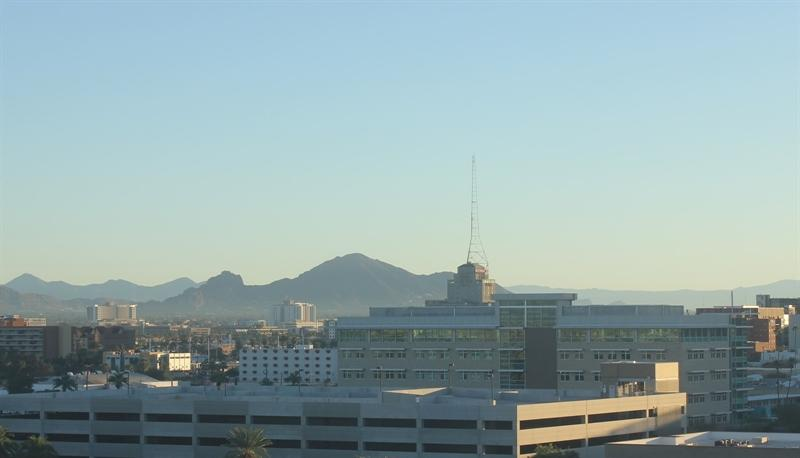
#> input picture JS11/images/training/day/20151101_142050.jpg, 800 x 458 px; its folder holds only this picture in this run
$ jupyter execute --allow-errors P5_JS11.ipynb
#> lines starting #> are read from the running program, lines starting #| are printed output that depends on the picture
| No. Presensi | Nama               | NIM        | Kelas   |
| ------------ | ------------------ | ---------- | ------- |
| 08           | Dedy Bayu Setiawan | 2341720041 | TI - 3H |

# Praktikum 5 - Klasifikasi Citra Siang dan Malam

## Langkah 0 - Import Library

[cell 1]
# Import Required Libraries
from pathlib import Path
import matplotlib.image as mpimg
import matplotlib.pyplot as plt
import cv2
import random
import numpy as np
import pandas as pd

Lakukan ekstraksi data gambar, kemudian definisikan lokasi gambar. Pada contoh ini, folder gambar berlokasi sama dengan lokasi file python.

[cell 2]
# Image directories
train_dir = "images/training/"
test_dir = "images/test/"

## Langkah 1 - Load Data dan Visualisasikan

[cell 3]
def load_dataset(img_dir):
    p = Path(img_dir)
    dirs = p.glob('*')

    img_list = []

    for dir in dirs:
        label = str(dir).split('/')[-1]
        for file in dir.glob('*.jpg'):
            img = mpimg.imread(file)

            if not img is None:
                img_list.append((img, label))

    return img_list

[cell 4]
# Load training data
train_img = load_dataset(train_dir)
#> in load_dataset, img is the input picture: shape (458, 800, 3); mean R, G, B 147.2, 168.7, 170.2
#> train_img = 2 items

Lakukan pengecekan pada salah satu data pada list. List harus berisi tuple dengan dua data, yaitu data gambar dan label dari gambar.

[cell 5]
# Check the first data
# It should be a tuple consist of arrays of image and image labels
train_img[0]

[cell 6]
# Cek ukuran gambar secara acak

# Random size checking
pick_random = np.random.randint(0, len(train_img))
#> pick_random = 0

# Check img size
print(f'Image {pick_random}')
#| Image 0
print(train_img[pick_random][0].shape)
#| (458, 800, 3)

Tampilkan gambar untuk inspeksi secara visual. Buatlah fungsi untuk membantu memvisualkan gambar

[cell 7]
# Function to Visualize
def random_img_viz(img_list):
    rand_num = np.random.randint(0, len(img_list))

    img = img_list[rand_num][0]
    label = img_list[rand_num][1]
    label_str = 'day' if label == 1 else 'night'

    plt.imshow(img)
    print(f'Shape\t: {img.shape}')
    print(f'Label\t: {label}')

[cell 8]
# Lakukan visualisasi gambar secara acak

random_img_viz(train_img)
#> in random_img_viz, `rand_num = np.random.randint(0, len(img_list))`: rand_num = 1
#> in random_img_viz, `label = img_list[rand_num][1]`: label = 'night'
#| Shape	: (372, 640, 3)
#| Label	: night

## Langkah 3 - Pra Pengolahan Data
Pada tahap ini, kita akan melakukan dua proses utama, yaitu standardisasi ukuran gambar, dan encoding label gambar.

[cell 9]
# menstandarkan ukuran gambar.

def standarized_input(image):
    # resize to w: 1100, h:600
    std_img = cv2.resize(image, (1100,600))

    return std_img

[cell 10]
# encoding label.
def label_encoder(label):
    # Encode the label
    # day as 1; night as 0
    num_val = 0

    if(label == 'day'):
        num_val = 1

    return num_val

[cell 11]
# fungsi untuk melakukan kedua hal tersebut secara sekaligus untuk semua gambar dalam list.
def preprocess(img_list):
    std_img_list = []

    for item in img_list:
        image = item[0]
        label = item[1]

        # Standarized the image
        std_img = standarized_input(image)

        # Create the label
        img_label = label_encoder(label)

        std_img_list.append((std_img, img_label))

    return std_img_list

[cell 12]
# Lakukan pra pengolahan data pada data training.

train_std_img_list = preprocess(train_img)
#> the loop in preprocess, `for item in img_list:` made 2 passes
#> (label, num_val in label_encoder, img_label) on passes 1 to 2: ('day', 1, 1), ('night', 0, 0)
#> pass 1, in standarized_input, `std_img = cv2.resize(image, (1100,600))`:
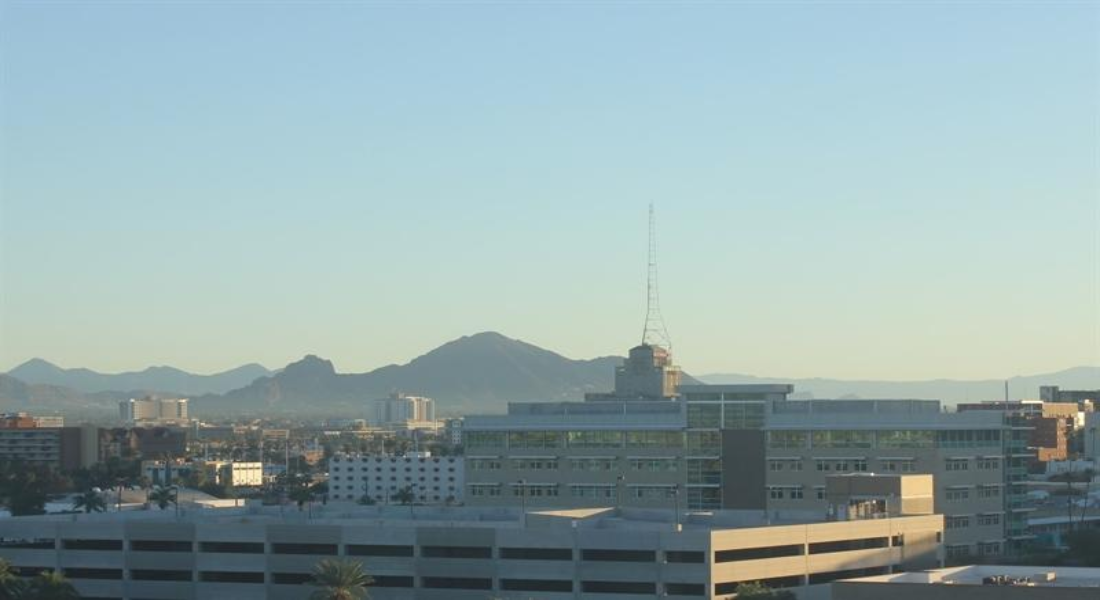
#> std_img: shape (600, 1100, 3); mean R, G, B 147.1, 168.7, 170.1
#> pass 2, in standarized_input (call 2), `std_img = cv2.resize(image, (1100,600))`:
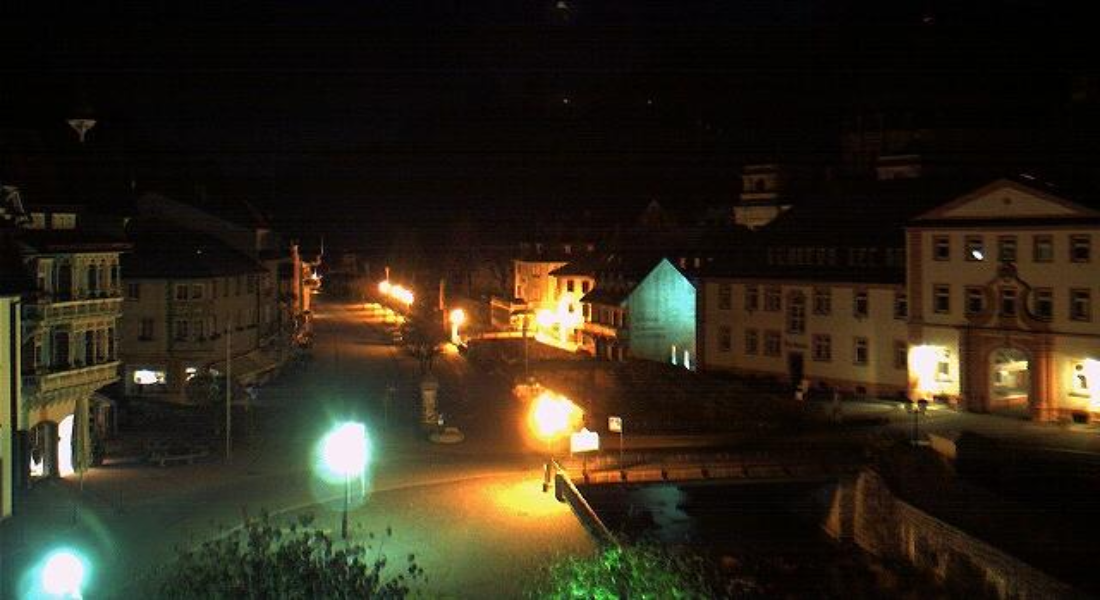
#> std_img: shape (600, 1100, 3); mean R, G, B 45.4, 38.2, 24.5
#> after the loop in preprocess, `for item in img_list:`: std_img_list = 2 items
#> train_std_img_list = 2 items

[cell 13]
# Random size checking
pick_random = np.random.randint(0, len(train_std_img_list))
#> pick_random = 1

# Check img size
print(f'Image {pick_random}')
#| Image 1
print(train_std_img_list[pick_random][0].shape)
#| (600, 1100, 3)

**WARNING!** Perhatikan ukuran (shape) dari data image. Atribut shape akan menampilkan dalam konteks baris (height) x kolom (width)

Lakukan inspeksi visual dengan fungsi random_img_viz yang telah dibuat sebelumnya pada gambar hasil pra pengolahan.

[cell 14]
random_img_viz(train_std_img_list)
#| Shape	: (600, 1100, 3)
#| Label	: 1

## Langkah 4 - Ekstraksi Fitur

Selanjutnya, untuk dapat membadakan antara label satu dengan label yang lain, kita memerlukan sebuah fitur. Fitur adalah penciri dari sebuah data yang dapat digunakan untuk membendakan data satu dengan yang lain. Pada percobaan kali ini, kita akan menggunakan fitur yang sederhana yaitu nilai rata-rata dari tingkat kecerahan gambar (average brightness). Namun sebelum dapat melakukan hal tersebut, kita akan mengubah ruang warna (colorspace) dari RGB menjadi HSV (Hue, Saturation, Value). Hal ini dikarenakan, tingkat kecerahan (brightness) lebih mudah didapatkan dari HSV berdasarkan nilai Valuenya.

Buatlah fungsi berikut untuk mendapatkan nilai rata-rata tingkat kecerahan.

[cell 15]
# Get feature based on average brightness using HSV colorspace
def avg_brightness(image):
    # Convert image to HSV
    img_hsv = cv2.cvtColor(image, cv2.COLOR_RGB2HSV)

    # Calculate the avg of brightness
    sum_brightness = np.sum(img_hsv[:,:,2]) # take the 3rb value which is the V channel
    area = image.shape[0] * image.shape[1]
    avg = sum_brightness / area

    return avg

Lakukan pengecekan pada gambar secara acak. **INGAT! Gunakan gambar yang telah melalui proses pra pengolahan data!**

[cell 16]
# Check on random image
rand_img = np.random.randint(0, len(train_std_img_list))
#> rand_img = 1

feature_img = train_std_img_list[rand_img][0]

avg_img = avg_brightness(feature_img)
#> in avg_brightness, `img_hsv = cv2.cvtColor(image, cv2.COLOR_RGB2HSV)`: img_hsv: shape (600, 1100, 3); mean H, S, V 33, 146, 48.7
#> in avg_brightness, `sum_brightness = np.sum(img_hsv[:,:,2])`: sum_brightness = 32150605
#> in avg_brightness, `avg = sum_brightness / area`: avg = 48.71
#> avg_img = 48.71

print(f'Image {rand_img}')
#| Image 1
print(f'Avg Brighness: {avg_img:.4f}')
#| Avg Brighness: 48.7130
plt.imshow(feature_img)

## Langkah 5 - Klasifikasi dengan Metode Threshold

Pada tahap ini, kita akan melakukan proses klasifikasi sederhana dengan menggunakan nilai ambang batas (threshold) dari nilai rata-rata kecerahan yang kita tentukan sendiri.

[cell 17]
def predict_label(img, threshold):
    # Computer average brightness
    avg = avg_brightness(img)
    pred = 0

    # Predict the label based on user defined threshold
    if avg > threshold:
        pred = 1

    return pred

Lakukan pengecekan prediksi secara acak pada data training

[cell 18]
# Test the classifier on train data
rand_img = np.random.randint(0, len(train_std_img_list))

pred = predict_label(train_std_img_list[rand_img][0], threshold=120)
#> pred = 0

# Evaluate
print(f'Image {rand_img}')
#| Image 1
print(f'Actual label: {train_std_img_list[rand_img][1]}')
#| Actual label: 0
print(f'Predicted label: {pred}')
#| Predicted label: 0
plt.imshow(train_std_img_list[rand_img][0])

## Langkah 6 - Evaluasi Manual

Selanjutnya kita akan membuat fungsi evaluasi model sederhana, yaitu dengan membandingkan label yang diprediksi benar dengan seluruh data. Ingat kembali konsep confussion matrix.

[cell 19]
def evaluate(img_list, threshold):
    miss_labels = []

    for file in img_list:
        # Get the ground truth / correct label
        img = file[0]
        label = file[1]

        # Get prediction
        pred_label = predict_label(img, threshold)

        # Compare ground truth and pred
        if pred_label != label:
            miss_labels.append((img, pred_label, label))

    total_img = len(img_list)
    corr_pred = total_img - len(miss_labels)
    accuracy = corr_pred / total_img

    print(f'Accuracy: {accuracy:.4f}')

[cell 20]
# Evaluate on train data
evaluate(train_std_img_list, threshold=100)
#> the loop in evaluate, `for file in img_list:` made 2 passes
#> (label, pred in predict_label, pred_label) on passes 1 to 2: (1, 1, 1), (0, 0, 0)
#> after the loop in evaluate, `for file in img_list:`: miss_labels = []
#> in evaluate, `total_img = len(img_list)`: total_img = 2
#> in evaluate, `accuracy = corr_pred / total_img`: accuracy = 1
#| Accuracy: 1.0000

# Klasifikasi dengan SVM

## Langkah 4 Alternatif - Membuat Feature Vectors.

Perbedaan mendasar dari langkah 4 sebelumnya adalah, kita akan melakukan tabulasi semua nilai rata-rata kecerahan pada data, dan menyimpannya dalam bentuk tabel. Dalam konteks ini, kita akan membuat tabel dengan kolom fitur dan label.

[cell 21]
# Create function to extract feature for every images and stored in tabular data
# Stored in Pandas dataframe
def extract_avg_bright_feature(img_list):
    avg_list = []
    labels = []

    for img in img_list:
        img_avg = avg_brightness(img[0]) # Get the avg brightness from image
        img_label = img[1] # Get the image label

        avg_list.append(img_avg)
        labels.append(img_label)

    # Stack data in columcular way
    data = np.column_stack((avg_list, labels))
    # Create a Pandas dataframe
    df = pd.DataFrame(data, columns=['AVG_BRIGHT', 'LABELS'])

    return df

[cell 22]
# Extract feature on train data
train_avg_img = extract_avg_bright_feature(train_std_img_list)
#> the loop in extract_avg_bright_feature, `for img in img_list:` made 2 passes
#> (sum_brightness in avg_brightness, area in avg_brightness, avg in avg_brightness, img_avg, img_label) on passes 1 to 2: (115561375, 660000, 175.1, 175.1, 1), (32150605, 660000, 48.71, 48.71, 0)
#> after the loop in extract_avg_bright_feature, `for img in img_list:`: avg_list = [175.1, 48.71]; labels = [1, 0]
#> in extract_avg_bright_feature, `data = np.column_stack((avg_list, labels))`: data = [[175.1, 1], [48.71, 0]]
#> in extract_avg_bright_feature, `df = pd.DataFrame(data, columns=['AVG_BRIGHT', 'LABELS'])`: df = table of 2 rows and 2 columns
#> train_avg_img = table of 2 rows and 2 columns
print(f'Shape: {train_avg_img.shape}')
#| Shape: (2, 2)
train_avg_img.head()
#> Out = table of 2 rows and 2 columns

[cell 23]
test_img = load_dataset(test_dir)
test_std_img_list = preprocess(test_img)
#> test_std_img_list = []

# Lakukan langkah yang serupa pada data testing
# Do the same thing on test data
test_avg_img = extract_avg_bright_feature(test_std_img_list)
#> test_avg_img = table of 0 rows and 2 columns
print(f'Shape: {test_avg_img.shape}')
#| Shape: (0, 2)
test_avg_img.head()
#> Out = table of 0 rows and 2 columns

## Langkah 5 - Buat Model SVM
Selanjutnya, kita akan membuat model SVM dengan kernel RBF (default) dengan memanfaatkan libary scikit-learn.

[cell 24]
# import requied library
from sklearn.svm import SVC

# Split data and label
X_train = train_avg_img.iloc[:,0].values.reshape(-1,1)
#> X_train = [175.1, 48.71]
y_train = train_avg_img.iloc[:,1]
X_test = test_avg_img.iloc[:,0].values.reshape(-1,1)
#> X_test = empty array
y_test = test_avg_img.iloc[:,1]

model = SVC()
model.fit(X_train, y_train)

# Langkah 6 - Evaluasi
Selanjutnya, kita akan melakukan evaluasi pada data training dan testing dengan bantuan library scikit-learn.

[cell 25]
from sklearn.metrics import accuracy_score

# Make a prediction on train data
y_train_pred = model.predict(X_train)
#> y_train_pred = [1, 0]

# Get the accuracy on train data
acc_train = accuracy_score(y_train, y_train_pred)
#> acc_train = 1

# Make a prediction on test data
#> (the rest of this cell did not finish here and is left out)
